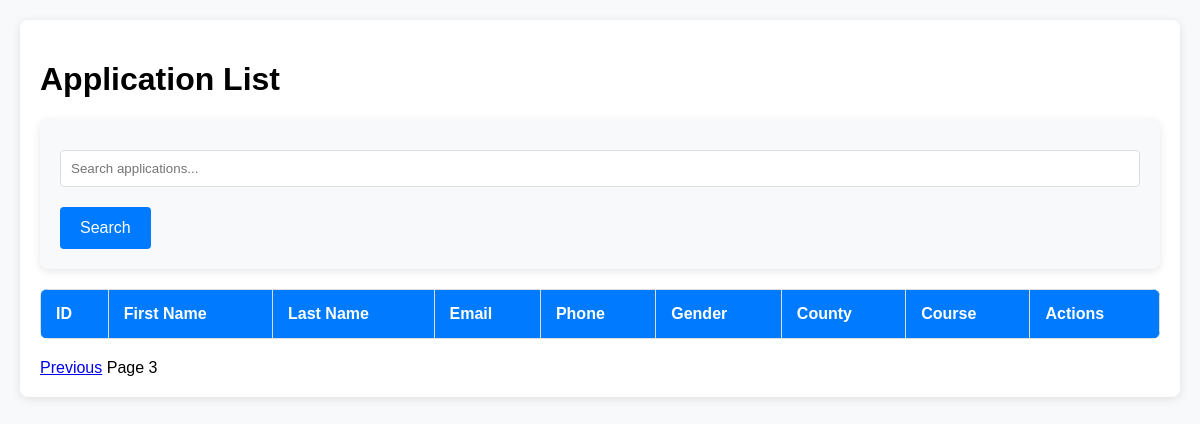
The app's page /admin/applications?page=3&search=, older data.
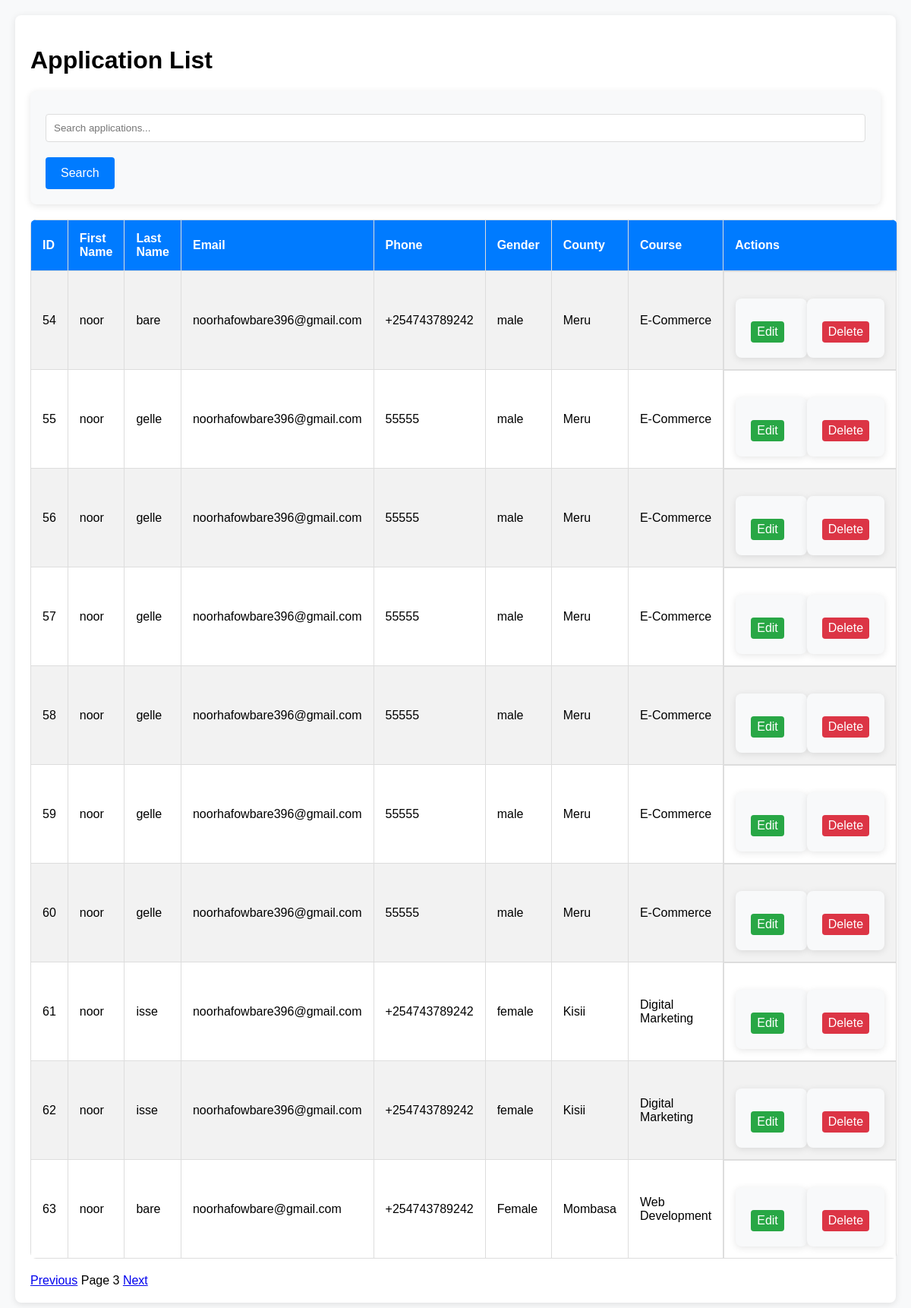
The same page, newer data.
### tables this page shows
CREATE TABLE applications (
                    id INTEGER PRIMARY KEY AUTOINCREMENT,
                    first_name TEXT NOT NULL,
                    last_name TEXT NOT NULL,
                    email TEXT NOT NULL,
                    phone TEXT NOT NULL,
                    gender TEXT NOT NULL,
                    county TEXT NOT NULL,
                    course TEXT NOT NULL
                );

### app.py (the view)
@app.route('/admin/applications')
def view_applications():
    search = request.args.get('search', '')  # Search functionality
    page = request.args.get('page', 1, type=int)
    per_page = 10  # Number of records per page
    offset = (page - 1) * per_page
    conn = get_db_connection()
    search_query = f"%{search}%"  # Format search term for SQL LIKE
    applications = conn.execute(
        'SELECT * FROM applications WHERE first_name LIKE ? OR last_name LIKE ? LIMIT ? OFFSET ?',
        (search_query, search_query, per_page, offset)
    ).fetchall()
    total_query = 'SELECT COUNT(*) FROM applications WHERE first_name LIKE ? OR last_name LIKE ?'
    total = conn.execute(total_query, (search_query, search_query)).fetchone()[0]
    conn.close()
    return render_template('applications.html', applications=applications, page=page, per_page=per_page, total=total, search=search)

### app.py (called while the page is built)
def get_db_connection():
    conn = sqlite3.connect('database.db')
    conn.row_factory = sqlite3.Row
    return conn

### templates/applications.html (shortened to what this page needs)
<!DOCTYPE html>
<html lang="en">
  <head>
    <link
      rel="stylesheet"
      href="{{ url_for('static', filename='css/admin.css') }}"
    />
  </head>
  <body>
    <div class="container">
      <h1>Application List</h1>
      <form
        method="get"
        action="{{ url_for('view_applications') }}"
        style="margin-bottom: 20px"
      >
        <input
          type="text"
          name="search"
          placeholder="Search applications..."
          value="{{ search }}"
        />
        <button type="submit">Search</button>
      </form>
      <table>
        <tr>
          <th>ID</th>
          <th>First Name</th>
          <th>Last Name</th>
          <th>Email</th>
          <th>Phone</th>
          <th>Gender</th>
          <th>County</th>
          <th>Course</th>
          <th>Actions</th>
        </tr>
        {% for application in applications %}
        <tr>
          <td>{{ application.id }}</td>
          <td>{{ application.first_name }}</td>
          <td>{{ application.last_name }}</td>
          <td>{{ application.email }}</td>
          <td>{{ application.phone }}</td>
          <td>{{ application.gender }}</td>
          <td>{{ application.county }}</td>
          <td>{{ application.course }}</td>
          <td class="actions">
            <form
              action="{{ url_for('edit_application', id=application.id) }}"
              method="GET"
              style="display: inline"
            >
              <button class="edit" type="submit">Edit</button>
            </form>
            <form
              action="{{ url_for('delete_application', id=application.id) }}"
              method="POST"
              style="display: inline"
            >
              <button
                class="delete"
                type="submit"
                onclick="return confirm('Are you sure you want to delete this application?');"
              >
                Delete
              </button>
            </form>
          </td>
        </tr>
        {% endfor %}
      </table>
      <div class="pagination">
        {% if page > 1 %}
        <a href="{{ url_for('view_applications', page=page-1, search=search) }}"
          >Previous</a
        >
        {% endif %}
        <span>Page {{ page }}</span>
        {% if page * per_page < total %}
        <a href="{{ url_for('view_applications', page=page+1, search=search) }}"
          >Next</a
        >
        {% endif %}
      </div>
    </div>
  </body>
</html>

### static/css/admin.css (style rules this page uses)
body { font-family: Arial, sans-serif; background-color: #f8f9fa; margin: 0; padding: 20px; }
.container { max-width: 1200px; margin: 0 auto; padding: 20px; background-color: white; border-radius: 8px; box-shadow: 0 2px 10px rgba(0, 0, 0, 0.1); }
table { width: 100%; border-collapse: collapse; margin-bottom: 20px; background-color: white; border-radius: 8px; overflow: hidden; }
table th, table td { padding: 15px; border: 1px solid #ddd; text-align: left; }
table th { background-color: #007bff; color: white; font-size: 16px; }
table tr:nth-child(even) { background-color: #f2f2f2; }
button.edit { background-color: #28a745; color: white; border: none; padding: 5px 8px; border-radius: 4px; cursor: pointer; margin-right: 10px; }
button.delete { background-color: #dc3545; color: white; border: none; padding: 5px 8px; border-radius: 4px; cursor: pointer; }
.actions { display: flex; justify-content: flex-start; align-items: center; }
form { margin-top: 20px; background-color: #f8f9fa; padding: 20px; border-radius: 8px; box-shadow: 0 2px 10px rgba(0, 0, 0, 0.1); }
form input, form select, form textarea { width: 100%; padding: 10px; margin: 10px 0; border: 1px solid #ddd; border-radius: 4px; box-sizing: border-box; }
form button { background-color: #007bff; color: white; padding: 12px 20px; border: none; border-radius: 4px; cursor: pointer; font-size: 16px; margin-top: 10px; }

Row changes from the older to the newer data that the page shows:
added applications: id "54", first_name "noor", last_name "bare", email "noorhafowbare396@gmail.com", phone "+254743789242", gender "male", county "Meru", course "E-Commerce"
added applications: id "55", first_name "noor", last_name "gelle", email "noorhafowbare396@gmail.com", phone "55555", gender "male", county "Meru", course "E-Commerce"
added applications: id "56", first_name "noor", last_name "gelle", email "noorhafowbare396@gmail.com", phone "55555", gender "male", county "Meru", course "E-Commerce"
added applications: id "57", first_name "noor", last_name "gelle", email "noorhafowbare396@gmail.com", phone "55555", gender "male", county "Meru", course "E-Commerce"
added applications: id "58", first_name "noor", last_name "gelle", email "noorhafowbare396@gmail.com", phone "55555", gender "male", county "Meru", course "E-Commerce"
added applications: id "59", first_name "noor", last_name "gelle", email "noorhafowbare396@gmail.com", phone "55555", gender "male", county "Meru", course "E-Commerce"
added applications: id "60", first_name "noor", last_name "gelle", email "noorhafowbare396@gmail.com", phone "55555", gender "male", county "Meru", course "E-Commerce"
added applications: id "61", first_name "noor", last_name "isse", email "noorhafowbare396@gmail.com", phone "+254743789242", gender "female", county "Kisii", course "Digital Marketing"
added applications: id "62", first_name "noor", last_name "isse", email "noorhafowbare396@gmail.com", phone "+254743789242", gender "female", county "Kisii", course "Digital Marketing"
added applications: id "63", first_name "noor", last_name "bare", email "noorhafowbare@gmail.com", phone "+254743789242", gender "Female", county "Mombasa", course "Web Development"
Text that changed along with them:
text now shown: "Next"
